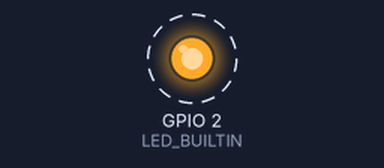
This sketch was run on a simulated ESP32. Shown: output pins drawn as LEDs (lit = HIGH). Dashed ring = blinking.

Above: at 0.5 s.
Timing chart, 0 to 4.6 s (numbered marks = the images above):
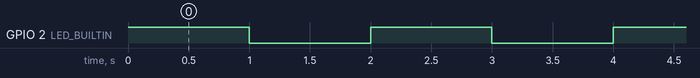

The sketch:

ESp32light_oct4b.ino
```cpp
// ESP32 Devkit V1 Basic Blink Test

#define LED_BUILTIN 2   // ESP32 Devkit V1 mai builtin LED GPIO 2 par hoti hai

void setup() {
  pinMode(LED_BUILTIN, OUTPUT); // LED pin ko output banaya
}

void loop() {
  digitalWrite(LED_BUILTIN, HIGH); // LED ON
  delay(1000);                     // 1 second rukna
  digitalWrite(LED_BUILTIN, LOW);  // LED OFF
  delay(1000);                     // 1 second rukna
}
```

Measured:
- by itself, GPIO 2 (LED_BUILTIN): alternates HIGH for 1.0 s and LOW for 1.0 s
